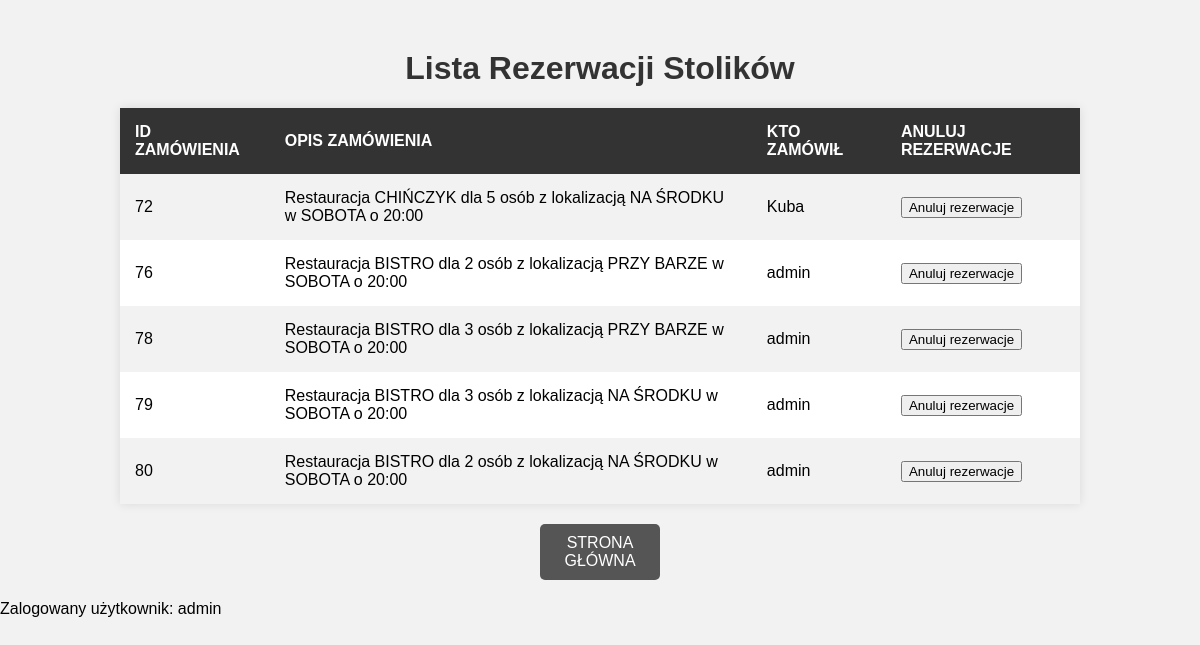
Page /Stolik/rezerwacje (signed in) on the committed database.
### Rezerwacje/models.py (models this page shows, shortened)
class Rezerwacja(models.Model):
    stolik = models.OneToOneField(Stolik, on_delete=models.CASCADE)
    user = models.ForeignKey(Account, on_delete=models.CASCADE)
    class Meta:
        verbose_name_plural = "Rezerwacje"

class Stolik(models.Model):
    RESTAURACJA_CHOICES = [("BISTRO", "bistro"), ("CHIŃCZYK", "chińczyk"),("MEKSYKAŃSKA","meksykańska"),("PIZZA WŁOSKA","pizza włoska"),("RAMENOWNIA","ramenownia")]
    LOKALIZACJA_CHOICES = [("PRZY OKNIE","przy oknie"),("PRZY BARZE","przy barze"),("NA ŚRODKU","na środku")]
    DZIEN_CHOICES = [("PONIEDZIALEK","poniedzialek"),("WTOREK","wtorek"),("SRODA","sroda"),("CZWARTEK","czwartek"),("PIATEK","piatek"),("SOBOTA","sobota"),("NIEDZIELA","niedziela")]
    GODZINA_CHOICES = [("16:00","16:00"),("17:00","17:00"),("18:00","18:00"),("19:00","19:00"),("20:00","20:00"),("21:00","21:00")]
    ilosc = models.PositiveSmallIntegerField()
    restauracja = models.CharField(max_length=16, choices=RESTAURACJA_CHOICES, default="BISTRO")
    dzien = models.CharField(max_length=16, choices=DZIEN_CHOICES, default="SOBOTA")
    godzina = models.CharField(max_length=16, choices=GODZINA_CHOICES, default="20:00")
    lokalizacja = models.CharField(max_length=16, choices=LOKALIZACJA_CHOICES, default="NA ŚRODKU")
    class Meta:
        verbose_name_plural = "Stoliki"
    def __str__(self):
        return f"Restauracja {self.restauracja} dla {self.ilosc} osób z lokalizacją {self.lokalizacja} w {self.dzien} o {self.godzina}"

### Account/models.py (models this page shows, shortened)
class Account(AbstractBaseUser):
    email         = models.EmailField(verbose_name="email",max_length=60, unique= True)
    username      = models.CharField(max_length=30, unique=True)
    date_joined   = models.DateTimeField(verbose_name="date joined", auto_now_add=True)
    last_login    = models.DateTimeField(verbose_name="last login", auto_now=True)
    is_admin      = models.BooleanField(default=False)
    is_active     = models.BooleanField(default=True)
    is_staff      = models.BooleanField(default=False)
    is_superuser  = models.BooleanField(default=False)
    hide_email    = models.BooleanField(default=True)
    objects = MyAccountManager()
    USERNAME_FIELD  ='email'
    REQUIRED_FIELDS =['username']
    class Meta:
        verbose_name_plural = "Konta"
    def __str__(self):
        return self.username

### Rezerwacje/views.py (the view)
# urls.py: path('rezerwacje', RezerwacjaListView.as_view(), name="rezerwacje"),
class RezerwacjaListView(ListView):
    model = Rezerwacja
    template_name = "rezerwacje.html"

### Rezerwacje/templates/rezerwacje.html (shortened to what this page needs)
<!DOCTYPE html>
<html lang="en">
<head>
</head>
<body>
    <h1>Lista Rezerwacji Stolików</h1>
    <table>
        <tr>
            <th>ID ZAMÓWIENIA</th>
            <th>OPIS ZAMÓWIENIA</th>
            <th>KTO ZAMÓWIŁ</th>
            <th>ANULUJ REZERWACJE</th>
        </tr>
        {% for rezerwacja in object_list %}
        <tr>
            <td>{{ rezerwacja.id }}</td>
            <td>{{ rezerwacja.stolik }}</td>
            <td>{{ rezerwacja.user }}</td>
            <td>
                <form action="{% url 'unreserve' rezerwacja.id %}">
                    <input type="submit" value="Anuluj rezerwacje">
                </form>
            </td>
        </tr>
        {% endfor %}
    </table>
    <a href="{% url 'index' %}">STRONA GŁÓWNA</a>
{% if user.is_authenticated %}
        <p>Zalogowany użytkownik: {{ user.username }}</p>
    {% else %}
        <p>Nie jesteś zalogowany.</p>
    {% endif %}
</body>
</html>

### Rezerwacje/templates/rezerwacje.html (style rules this page uses)
body { font-family: Arial, sans-serif; margin: 0; padding: 0; background-color: #f2f2f2; }
h1 { text-align: center; color: #333; margin-top: 50px; }
table { width: 80%; margin: 20px auto; border-collapse: collapse; background-color: #fff; box-shadow: 0 0 10px rgba(0, 0, 0, 0.1); }
th, td { padding: 15px; text-align: left; }
th { background-color: #333; color: #fff; }
tr:nth-child(even) { background-color: #f2f2f2; }
a { display: block; width: 100px; margin: 20px auto; text-align: center; padding: 10px; background-color: #555; color: #fff; text-decoration: none; border-radius: 5px; }

### rows in the picture
Rezerwacja: id "72", stolik "Restauracja CHIŃCZYK dla 5 osób z lokalizacją NA ŚRODKU w SOBOTA o 20:00", user "Kuba"
Rezerwacja: id "76", stolik "Restauracja BISTRO dla 2 osób z lokalizacją PRZY BARZE w SOBOTA o 20:00", user "admin"
Rezerwacja: id "78", stolik "Restauracja BISTRO dla 3 osób z lokalizacją PRZY BARZE w SOBOTA o 20:00", user "admin"
Rezerwacja: id "79", stolik "Restauracja BISTRO dla 3 osób z lokalizacją NA ŚRODKU w SOBOTA o 20:00", user "admin"
Rezerwacja: id "80", stolik "Restauracja BISTRO dla 2 osób z lokalizacją NA ŚRODKU w SOBOTA o 20:00", user "admin"
Account: username "admin"
